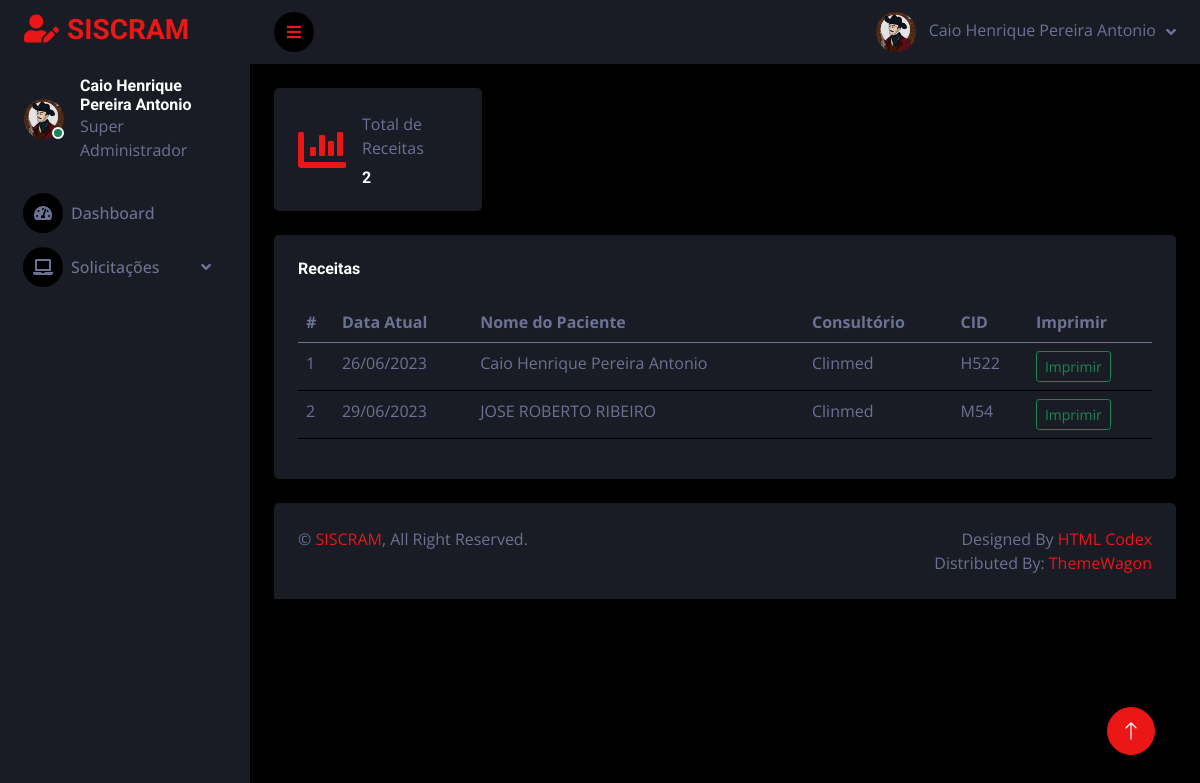
The app's page /listar_receitas.php (signed in) with its own data.
### tables this page shows
CREATE TABLE `perfil` (
  `IdPerfil` int(10) NOT NULL,
  `Descricao_Perfil` varchar(50) NOT NULL
);

CREATE TABLE `receita` (
  `Id_Receita` int(10) NOT NULL,
  `Nome_paciente` varchar(100) NOT NULL,
  `Endereco` int(25) NOT NULL,
  `Data_atual` varchar(20) NOT NULL,
  `CID` varchar(40) NOT NULL,
  `Desc_Receita` varchar(255) NOT NULL
);

CREATE TABLE `consultorios` (
  `IDConsultorio` int(50) NOT NULL,
  `Nome_Consultorio` varchar(255) NOT NULL,
  `Endereco_Consultorio` varchar(255) NOT NULL,
  `Cidade` varchar(255) NOT NULL,
  `CEP` varchar(50) NOT NULL,
  `UF` varchar(50) NOT NULL,
  `Numero` int(11) NOT NULL,
  `Telefone` varchar(125) NOT NULL
);

### listar_receitas.php (the view, shortened to what this page needs)
<!DOCTYPE html>
<html lang="en">
<head>
    <link href="https://cdnjs.cloudflare.com/ajax/libs/font-awesome/5.10.0/css/all.min.css" rel="stylesheet">
    <link href="https://cdn.jsdelivr.net/npm/bootstrap-icons@1.4.1/font/bootstrap-icons.css" rel="stylesheet">
    <link href="lib/owlcarousel/assets/owl.carousel.min.css" rel="stylesheet">
    <link href="lib/tempusdominus/css/tempusdominus-bootstrap-4.min.css" rel="stylesheet" />
    <link href="css/bootstrap.min.css" rel="stylesheet">
    <link href="css/style.css" rel="stylesheet">
</head>
<body>
    <?php include("menu.php");
    require 'conexaobd.php';
    $sql = "SELECT COUNT(*) AS total FROM receita";
    $resultado = mysqli_query($con, $sql);
    $dados = mysqli_fetch_assoc($resultado);
    $totalRegistros = $dados['total'];
    ?>
    <div class="container-fluid pt-4 px-4">
        <div class="row g-4">
            <div class="col-sm-6 col-xl-3">
                <div class="bg-secondary rounded d-flex align-items-center justify-content-between p-4">
                    <i class="fa fa-chart-bar fa-3x text-primary"></i>
                    <div class="ms-3">
                        <p class="mb-2">Total de Receitas</p>
                        <h6 class="mb-0"><?php echo $totalRegistros; ?></h6>
                    </div>
                </div>
            </div>
        </div>
    </div>
    <div class="container-fluid pt-4 px-4">
    <div class="col-12">
                        <div class="bg-secondary rounded h-100 p-4">
                            <h6 class="mb-4">Receitas</h6>
                            <div class="table-responsive">
                                <table class="table">
                                    <thead>
                                        <tr>
                                            <th scope="col">#</th>
                                            <th scope="col">Data Atual</th>
                                            <th scope="col">Nome do Paciente</th>
                                            <th scope="col">Consultório</th>
                                            <th scope="col">CID</th>
                                            <th scope="col">Imprimir</th>
                                        </tr>
                                    </thead>
                                    <tbody>
                                        <?php
                                        require 'conexaobd.php';
                                        $sql = "SELECT receita.Id_Receita, receita.Nome_paciente, consultorios.Nome_Consultorio, receita.Data_atual, receita.CID FROM receita INNER JOIN consultorios on receita.Endereco = consultorios.IDConsultorio";
                                        $resultado = mysqli_query($con, $sql);
                                        while ($cont = mysqli_fetch_array($resultado)) {
                                            echo "
                                                        <tr>
                                                        <td>" . $cont['Id_Receita'] . "</td>
                                                        <td>" . $cont['Data_atual'] . "</td>
                                                        <td>" . $cont['Nome_paciente'] . "</td>
                                                        <td>" . $cont['Nome_Consultorio'] . "</td>
                                                        <td>" . $cont['CID'] . "</td>
                                                        <td><a href='geradorReceitaLista.php?Id_Receita=".$cont['Id_Receita']."'><button type='button' class='btn btn-outline-success btn-sm' target='_blank'>Imprimir</button></a></td>
                                                        </tr>";
                                        }
                                        ?>
                                    </tbody>
                                </table>
                            </div>
                        </div>
                    </div>
    </div>
    <div class="container-fluid pt-4 px-4">
        <div class="bg-secondary rounded-top p-4">
            <div class="row">
                <div class="col-12 col-sm-6 text-center text-sm-start">
                    &copy; <a href="#">SISCRAM</a>, All Right Reserved.
                </div>
                <div class="col-12 col-sm-6 text-center text-sm-end">
                    Designed By <a href="https://htmlcodex.com">HTML Codex</a>
                    <br>Distributed By: <a href="https://themewagon.com" target="_blank">ThemeWagon</a>
                </div>
            </div>
        </div>
    </div>
    <a href="#" class="btn btn-lg btn-primary btn-lg-square back-to-top"><i class="bi bi-arrow-up"></i></a>
</body>
</html>

### menu.php (shortened to what this page needs)
<?php
$logado = $_SESSION['user_name'];
require("conexaobd.php");
$sql = mysqli_query($con, "SELECT login.Nome_Usuario, login.Perfil_user_fk, login.IMG, perfil.Descricao_Perfil FROM login INNER JOIN perfil on login.Perfil_user_fk = perfil.IdPerfil WHERE User_name = '$logado'");
while ($cont = mysqli_fetch_array($sql)) {
?>
  <div class="container-fluid position-relative d-flex p-0">
    <div class="sidebar pe-4 pb-3">
            <nav class="navbar bg-secondary navbar-dark">
                <a href="index.php" class="navbar-brand mx-4 mb-3">
                    <h3 class="text-primary"><i class="fa fa-user-edit me-2"></i>SISCRAM</h3>
                </a>
                <div class="d-flex align-items-center ms-4 mb-4">
                    <div class="position-relative">
                        <img class="rounded-circle" src="<?php echo $cont['IMG'];?>" alt="" style="width: 40px; height: 40px;">
                        <div class="bg-success rounded-circle border border-2 border-white position-absolute end-0 bottom-0 p-1"></div>
                    </div>
                    <div class="ms-3">
                        <h6 class="mb-0"><?php echo $cont['Nome_Usuario'];?></h6>
                        <span><?php echo $cont['Descricao_Perfil'];?></span>
                    </div>
                </div>
                <div class="navbar-nav w-100">
                <a href="index.php" class="nav-item nav-link"><i class="fa fa-tachometer-alt me-2"></i>Dashboard</a>
                <?php if ($cont['Perfil_user_fk'] == '1') { ?>
                    <div class="nav-item dropdown">
                        <a href="#" class="nav-link dropdown-toggle" data-bs-toggle="dropdown"><i class="fa fa-laptop me-2"></i>Solicitações</a>
                    </div>
                <?php } ?>
            </div>
            </nav>
        </div>
        <div class="content">
            <nav class="navbar navbar-expand bg-secondary navbar-dark sticky-top px-4 py-0">
                <a href="#" class="sidebar-toggler flex-shrink-0">
                    <i class="fa fa-bars"></i>
                </a>
                <div class="navbar-nav align-items-center ms-auto">
                    <div class="nav-item dropdown">
                        <a href="#" class="nav-link dropdown-toggle" data-bs-toggle="dropdown">
                            <img class="rounded-circle me-lg-2" src="<?php echo $cont['IMG'];?>" alt="" style="width: 40px; height: 40px;">
                            <span class="d-none d-lg-inline-flex"><?php echo $cont['Nome_Usuario'];}?></span>
                        </a>
                    </div>
                </div>
            </nav>

### css/style.css (style rules this page uses)
:root { --primary: #EB1616; --secondary: #191C24; --light: #6C7293; --dark: #000000; }
.back-to-top { position: fixed; display: none; right: 45px; bottom: 45px; z-index: 99; }
.btn { transition: .5s; }
.btn-lg-square { width: 48px; height: 48px; }
.btn-square, .btn-sm-square, .btn-lg-square { padding: 0; display: inline-flex; align-items: center; justify-content: center; font-weight: normal; border-radius: 50px; }
.sidebar { position: fixed; top: 0; left: 0; bottom: 0; width: 250px; height: 100vh; overflow-y: auto; background: var(--secondary); transition: 0.5s; z-index: 999; }
.content { margin-left: 250px; min-height: 100vh; background: var(--dark); transition: 0.5s; }
@media (min-width: 992px) { .sidebar { margin-left: 0; } }
@media (min-width: 992px) { .content { width: calc(100% - 250px); } }
.sidebar .navbar .navbar-nav .nav-link { padding: 7px 20px; color: var(--light); font-weight: 500; border-left: 3px solid var(--secondary); border-radius: 0 30px 30px 0; outline: none; }
.sidebar .navbar .navbar-nav .nav-link i { width: 40px; height: 40px; display: inline-flex; align-items: center; justify-content: center; background: var(--dark); border-radius: 40px; }
.sidebar .navbar .dropdown-toggle::after { position: absolute; top: 15px; right: 15px; border: none; content: "\f107"; font-family: "Font Awesome 5 Free"; font-weight: 900; transition: .5s; }
.content .navbar .navbar-nav .nav-link { margin-left: 25px; padding: 12px 0; color: var(--light); outline: none; }
.content .navbar .sidebar-toggler, .content .navbar .navbar-nav .nav-link i { width: 40px; height: 40px; display: inline-flex; align-items: center; justify-content: center; background: var(--dark); border-radius: 40px; }
.content .navbar .dropdown-toggle::after { margin-left: 6px; vertical-align: middle; border: none; content: "\f107"; font-family: "Font Awesome 5 Free"; font-weight: 900; transition: .5s; }

### records on screen
receita: Id_Receita "1", Data_atual "26/06/2023", Nome_paciente "Caio Henrique Pereira Antonio", Endereco.Nome_Consultorio "Clinmed", CID "H522"
receita: Id_Receita "2", Data_atual "29/06/2023", Nome_paciente "JOSE ROBERTO RIBEIRO", Endereco.Nome_Consultorio "Clinmed", CID "M54"

### other values on screen
$cont['Nome_Usuario'] "Caio Henrique Pereira Antonio"
$cont['Descricao_Perfil'] "Super Administrador"
$totalRegistros "2"
